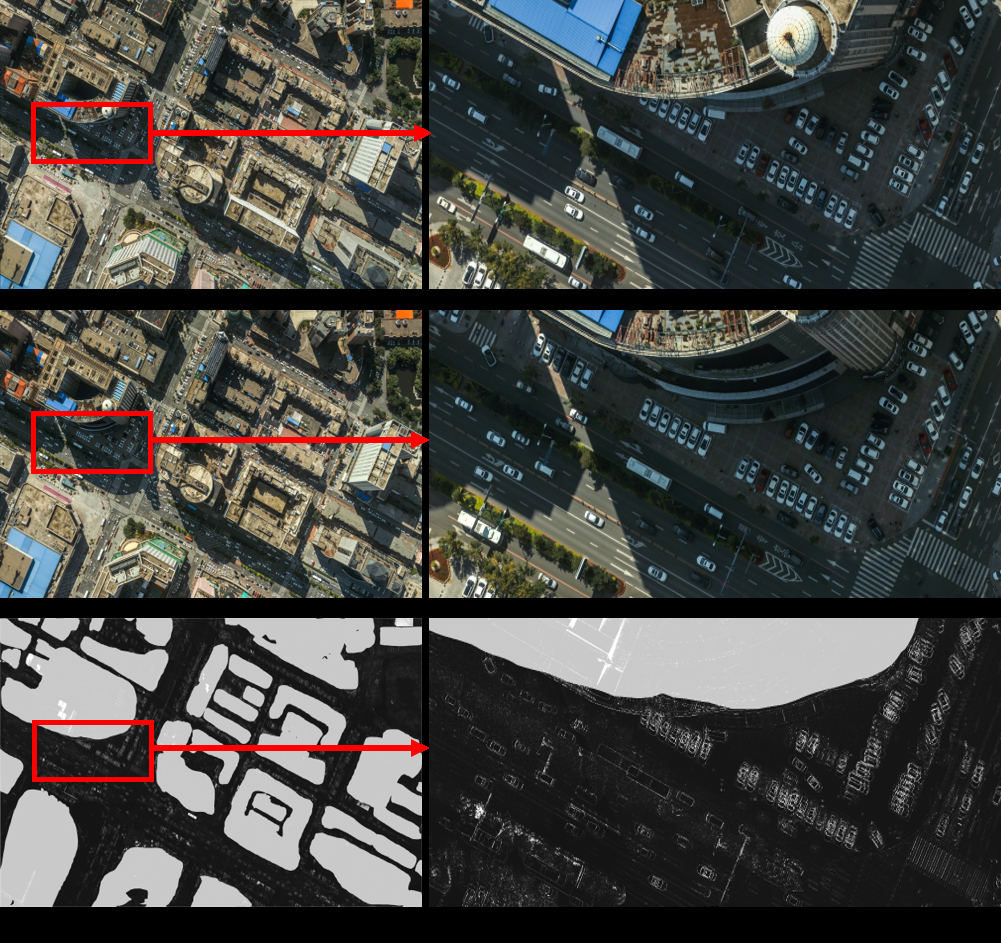
#> input picture Data/cost_map.PNG, 1001 x 943 px, given in place of DSC00720.JPG, which was not available
$ python img_trans.py   (older library calls are emulated)
#> lines starting #> are read from the running program, lines starting #| are printed output that depends on the picture
from __future__ import print_function

import argparse
import time
from collections import OrderedDict

import cv2 as cv
import numpy as np

EXPOS_COMP_CHOICES = OrderedDict()
EXPOS_COMP_CHOICES['gain_blocks'] = cv.detail.ExposureCompensator_GAIN_BLOCKS
EXPOS_COMP_CHOICES['gain'] = cv.detail.ExposureCompensator_GAIN
EXPOS_COMP_CHOICES['channel'] = cv.detail.ExposureCompensator_CHANNELS
EXPOS_COMP_CHOICES['channel_blocks'] = cv.detail.ExposureCompensator_CHANNELS_BLOCKS
EXPOS_COMP_CHOICES['no'] = cv.detail.ExposureCompensator_NO

BA_COST_CHOICES = OrderedDict()
BA_COST_CHOICES['ray'] = cv.detail_BundleAdjusterRay
BA_COST_CHOICES['reproj'] = cv.detail_BundleAdjusterReproj
BA_COST_CHOICES['affine'] = cv.detail_BundleAdjusterAffinePartial
BA_COST_CHOICES['no'] = cv.detail_NoBundleAdjuster

FEATURES_FIND_CHOICES = OrderedDict()
try:
    FEATURES_FIND_CHOICES['surf'] = cv.xfeatures2d_SURF.create
except AttributeError:
    print("SURF not available")
# if SURF not available, ORB is default
FEATURES_FIND_CHOICES['orb'] = cv.ORB.create
try:
    FEATURES_FIND_CHOICES['sift'] = cv.SIFT.create
except AttributeError:
    print("SIFT not available")
try:
    FEATURES_FIND_CHOICES['brisk'] = cv.BRISK_create
except AttributeError:
    print("BRISK not available")
try:
    FEATURES_FIND_CHOICES['akaze'] = cv.AKAZE_create
except AttributeError:
    print("AKAZE not available")

ESTIMATOR_CHOICES = OrderedDict()
ESTIMATOR_CHOICES['homography'] = cv.detail_HomographyBasedEstimator
ESTIMATOR_CHOICES['affine'] = cv.detail_AffineBasedEstimator

WARP_CHOICES = (
    'spherical',
    'plane',
    'affine',
    'cylindrical',
    'fisheye',
    'stereographic',
    'compressedPlaneA2B1',
    'compressedPlaneA1.5B1',
    'compressedPlanePortraitA2B1',
    'compressedPlanePortraitA1.5B1',
    'paniniA2B1',
    'paniniA1.5B1',
    'paniniPortraitA2B1',
    'paniniPortraitA1.5B1',
    'mercator',
    'transverseMercator',
)

WAVE_CORRECT_CHOICES = ('horiz', 'no', 'vert',)

BLEND_CHOICES = ('multiband', 'feather', 'no',)


class ImageTrans(object):

    def __init__(self, img_name):
        self.img_name = img_name

    def __call__(self):
        self.main()

    def get_matcher(self):
        try_cuda = False
        matcher_type = 'affine'
        match_conf = 0.3
        # match_conf=0.65

        range_width = -1
        if matcher_type == "affine":
            matcher = cv.detail_AffineBestOf2NearestMatcher(False, try_cuda, match_conf)
        elif range_width == -1:
            matcher = cv.detail.BestOf2NearestMatcher_create(try_cuda, match_conf)
        else:
            matcher = cv.detail.BestOf2NearestRangeMatcher_create(range_width, try_cuda, match_conf)
        return matcher

    def get_compensator(self):
        expos_comp_type = EXPOS_COMP_CHOICES['channel_blocks']
        expos_comp_nr_feeds = 1
        expos_comp_block_size = 32
        # expos_comp_nr_filtering = args.expos_comp_nr_filtering
        if expos_comp_type == cv.detail.ExposureCompensator_CHANNELS:
            compensator = cv.detail_ChannelsCompensator(expos_comp_nr_feeds)
            # compensator.setNrGainsFilteringIterations(expos_comp_nr_filtering)
        elif expos_comp_type == cv.detail.ExposureCompensator_CHANNELS_BLOCKS:
            compensator = cv.detail_BlocksChannelsCompensator(
                expos_comp_block_size, expos_comp_block_size,
                expos_comp_nr_feeds
            )
            # compensator.setNrGainsFilteringIterations(expos_comp_nr_filtering)
        else:
            compensator = cv.detail.ExposureCompensator_createDefault(expos_comp_type)
        return compensator

    def main(self):
        # mask_dir = 'mask2/'
        mask_dir = 'roadmask/'
        img_names = self.img_name

        print(img_names)
        work_megapix = 0.6
        seam_megapix = 0.1
        compose_megapix = -1
        conf_thresh = 1.0
        ba_refine_mask = 'xxxxx'

        wave_correct = 'no'
        if wave_correct == 'no':
            do_wave_correct = False
        else:
            do_wave_correct = True

        save_graph = True
        # [4 lines of commented-out code are left out]
        warp_type = 'affine'
        # blend_type = 'no'
        # blend_strength = 5
        # result_name = 'result.JPG'
        timelapse = True
        timelapse_type = cv.detail.Timelapser_AS_IS
        # [11 lines of commented-out code are left out]
        finder = FEATURES_FIND_CHOICES['sift']()
        seam_work_aspect = 1
        full_img_sizes = []
        features = []
        images = []
        is_work_scale_set = False
        is_seam_scale_set = False
        is_compose_scale_set = False
        for name in img_names:
            full_img = cv.imread(name)
            if full_img is None:
                print("Cannot read image ", name)
                exit()
            full_img_sizes.append((full_img.shape[1], full_img.shape[0]))
            if work_megapix < 0:
                img = full_img
                work_scale = 1
                is_work_scale_set = True
            else:
                if is_work_scale_set is False:
                    work_scale = min(1.0, np.sqrt(work_megapix * 1e6 / (full_img.shape[0] * full_img.shape[1])))
                    is_work_scale_set = True
                img = cv.resize(src=full_img, dsize=None, fx=work_scale, fy=work_scale,
                                interpolation=cv.INTER_LINEAR_EXACT)
            if is_seam_scale_set is False:
                seam_scale = min(1.0, np.sqrt(seam_megapix * 1e6 / (full_img.shape[0] * full_img.shape[1])))
                seam_work_aspect = seam_scale / work_scale
                is_seam_scale_set = True
            img_feat = cv.detail.computeImageFeatures2(finder, img)
            features.append(img_feat)
            img = cv.resize(src=full_img, dsize=None, fx=seam_scale, fy=seam_scale, interpolation=cv.INTER_LINEAR_EXACT)
            images.append(img)

        matcher = self.get_matcher()
        p = matcher.apply2(features)
        matcher.collectGarbage()

        if save_graph:
            with open('save_graph.txt', 'w') as fh:
                fh.write(cv.detail.matchesGraphAsString(img_names, p, conf_thresh))

        indices = cv.detail.leaveBiggestComponent(features, p, 0.3)
        img_subset = []
        img_names_subset = []
        full_img_sizes_subset = []
        for i in range(len(indices)):
            img_names_subset.append(img_names[indices[i, 0]])
            img_subset.append(images[indices[i, 0]])
            full_img_sizes_subset.append(full_img_sizes[indices[i, 0]])
        images = img_subset
        img_names = img_names_subset
        full_img_sizes = full_img_sizes_subset
        num_images = len(img_names)
        if num_images < 2:
            print("Need more images")
            exit()

        estimator = ESTIMATOR_CHOICES['affine']()
        b, cameras = estimator.apply(features, p, None)
        if not b:
            print("affine estimation failed.")
            exit()
        for cam in cameras:
            cam.R = cam.R.astype(np.float32)

        adjuster = BA_COST_CHOICES['affine']()
        adjuster.setConfThresh(1)
        refine_mask = np.zeros((3, 3), np.uint8)
        if ba_refine_mask[0] == 'x':
            refine_mask[0, 0] = 1
        if ba_refine_mask[1] == 'x':
            refine_mask[0, 1] = 1
        if ba_refine_mask[2] == 'x':
            refine_mask[0, 2] = 1
        if ba_refine_mask[3] == 'x':
            refine_mask[1, 1] = 1
        if ba_refine_mask[4] == 'x':
            refine_mask[1, 2] = 1
        adjuster.setRefinementMask(refine_mask)
        b, cameras = adjuster.apply(features, p, cameras)
        if not b:
            print("Camera parameters adjusting failed.")
            exit()
        focals = []
        for cam in cameras:
            focals.append(cam.focal)
        focals.sort()
        if len(focals) % 2 == 1:
            warped_image_scale = focals[len(focals) // 2]
        else:
            warped_image_scale = (focals[len(focals) // 2] + focals[len(focals) // 2 - 1]) / 2
        if do_wave_correct:
            rmats = []
            for cam in cameras:
                rmats.append(np.copy(cam.R))
            rmats = cv.detail.waveCorrect(rmats, cv.detail.WAVE_CORRECT_HORIZ)
            for idx, cam in enumerate(cameras):
                cam.R = rmats[idx]
        corners = []
        masks_warped = []
        images_warped = []
        sizes = []
        masks = []
        for i in range(0, num_images):
            um = cv.UMat(255 * np.ones((images[i].shape[0], images[i].shape[1]), np.uint8))
            masks.append(um)

        warper = cv.PyRotationWarper(warp_type, warped_image_scale * seam_work_aspect)  # warper could be nullptr?
        for idx in range(0, num_images):
            K = cameras[idx].K().astype(np.float32)
            swa = seam_work_aspect
            K[0, 0] *= swa
            K[0, 2] *= swa
            K[1, 1] *= swa
            K[1, 2] *= swa
            corner, image_wp = warper.warp(images[idx], K, cameras[idx].R, cv.INTER_LINEAR, cv.BORDER_REFLECT)
            corners.append(corner)
            sizes.append((image_wp.shape[1], image_wp.shape[0]))
            images_warped.append(image_wp)
            p, mask_wp = warper.warp(masks[idx], K, cameras[idx].R, cv.INTER_NEAREST, cv.BORDER_CONSTANT)
            masks_warped.append(mask_wp.get())

        # [4 lines of commented-out code are left out]

        compensator = self.get_compensator()
        compensator.feed(corners=corners, images=images_warped, masks=masks_warped)

        # seam_finder = SEAM_FIND_CHOICES['gc_color']
        # seam_finder.find(images_warped_f, corners, masks_warped)
        compose_scale = 1
        corners = []
        sizes = []
        blender = None
        timelapser = None
        timelapser_mask = None
        # https://github.com/opencv/opencv/blob/master/samples/cpp/stitching_detailed.cpp#L725 ?
        for idx, name in enumerate(img_names):
            print(f'{idx + 1}/{len(img_names)}', sep=',', end=',')
            full_img = cv.imread(name)
            full_img_mask = cv.imread(mask_dir + 'mask_' + name.split('/')[-1][:-4]+'.png')
            if not is_compose_scale_set:
                if compose_megapix > 0:
                    compose_scale = min(1.0, np.sqrt(compose_megapix * 1e6 / (full_img.shape[0] * full_img.shape[1])))
                is_compose_scale_set = True
                compose_work_aspect = compose_scale / work_scale
                warped_image_scale *= compose_work_aspect
                warper = cv.PyRotationWarper(warp_type, warped_image_scale)
                for i in range(0, len(img_names)):
                    cameras[i].focal *= compose_work_aspect
                    cameras[i].ppx *= compose_work_aspect
                    cameras[i].ppy *= compose_work_aspect
                    sz = (full_img_sizes[i][0] * compose_scale, full_img_sizes[i][1] * compose_scale)
                    K = cameras[i].K().astype(np.float32)
                    roi = warper.warpRoi(sz, K, cameras[i].R)
                    corners.append(roi[0:2])
                    sizes.append(roi[2:4])
            if abs(compose_scale - 1) > 1e-1:
                img = cv.resize(src=full_img, dsize=None, fx=compose_scale, fy=compose_scale,
                                interpolation=cv.INTER_LINEAR_EXACT)
            else:
                img = full_img
            _img_size = (img.shape[1], img.shape[0])
            K = cameras[idx].K().astype(np.float32)
            corner, image_warped = warper.warp(img, K, cameras[idx].R, cv.INTER_LINEAR, cv.BORDER_CONSTANT)
            _, image_mask_warped = warper.warp(full_img_mask, K, cameras[idx].R, cv.INTER_LINEAR, cv.BORDER_CONSTANT)
            mask = 255 * np.ones((img.shape[0], img.shape[1]), np.uint8)
            p, mask_warped = warper.warp(mask, K, cameras[idx].R, cv.INTER_NEAREST, cv.BORDER_CONSTANT)
            compensator.apply(idx, corners[idx], image_warped, mask_warped)
            image_warped_s = image_warped.astype(np.int16)
            image_mask_warped_s = image_mask_warped.astype(np.int16)

            # dilated_mask = cv.dilate(masks_warped[idx], None)
            # seam_mask = cv.resize(dilated_mask, (mask_warped.shape[1], mask_warped.shape[0]), 0, 0, cv.INTER_LINEAR_EXACT)
            # mask_warped = cv.bitwise_and(seam_mask, mask_warped)
            if blender is None and not timelapse:
                blender = cv.detail.Blender_createDefault(cv.detail.Blender_NO)
                dst_sz = cv.detail.resultRoi(corners=corners, sizes=sizes)
                blend_width = np.sqrt(dst_sz[2] * dst_sz[3]) * blend_strength / 100
                if blend_width < 1:
                    blender = cv.detail.Blender_createDefault(cv.detail.Blender_NO)
                elif blend_type == "multiband":
                    blender = cv.detail_MultiBandBlender()
                    blender.setNumBands((np.log(blend_width) / np.log(2.) - 1.).astype(np.int))
                elif blend_type == "feather":
                    blender = cv.detail_FeatherBlender()
                    blender.setSharpness(1. / blend_width)
                blender.prepare(dst_sz)
            elif timelapser is None and timelapse:
                timelapser = cv.detail.Timelapser_createDefault(timelapse_type)
                timelapser.initialize(corners, sizes)
                timelapser_mask = cv.detail.Timelapser_createDefault(timelapse_type)
                timelapser_mask.initialize(corners, sizes)
            if timelapse:
                # a = []
                ma_tones = np.ones((image_warped_s.shape[0], image_warped_s.shape[1]), np.uint8)
                timelapser.process(image_warped_s, ma_tones, corners[idx])
                timelapser_mask.process(image_mask_warped_s, ma_tones, corners[idx])
                pos_s = img_names[idx].rfind("/")
                if pos_s == -1:
                    fixed_file_name = "fixed_" + img_names[idx]
                    fixed_mask_file_name = mask_dir + "fixed_mask_" + img_names[idx]
                else:
                    fixed_file_name = img_names[idx][:pos_s + 1] + "fixed_" + img_names[idx][pos_s + 1:]
                    fixed_mask_file_name = mask_dir + "fixed_mask_" + img_names[idx][pos_s + 1:]

                cv.imwrite(fixed_file_name, timelapser.getDst())
                # a.append(np.array(cv.imread(fixed_file_name, 0)))
                cv.imwrite(fixed_mask_file_name, timelapser_mask.getDst())

        # [26 lines of commented-out code are left out]


if __name__ == '__main__':
    img_names = []
    for i in range(4):
        img_names.append('DSC0072{}.JPG'.format(i))
    tm = time.time()
    res = ImageTrans(img_names)()
#> in main, full_img is the input picture: shape (943, 1001, 3); mean B, G, R 67.4, 71.1, 70.8
#> in main, `img = cv.resize(src=full_img, dsize=None, fx=seam_scale, fy=seam_scale..`:
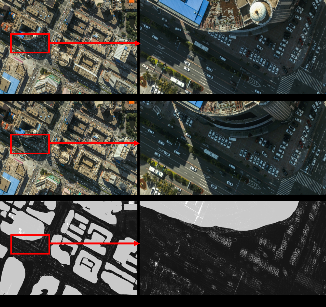
#> img: shape (307, 326, 3); mean B, G, R 67.3, 71, 70.7
#> pass 2 of the loop in main, `for name in img_names:`:
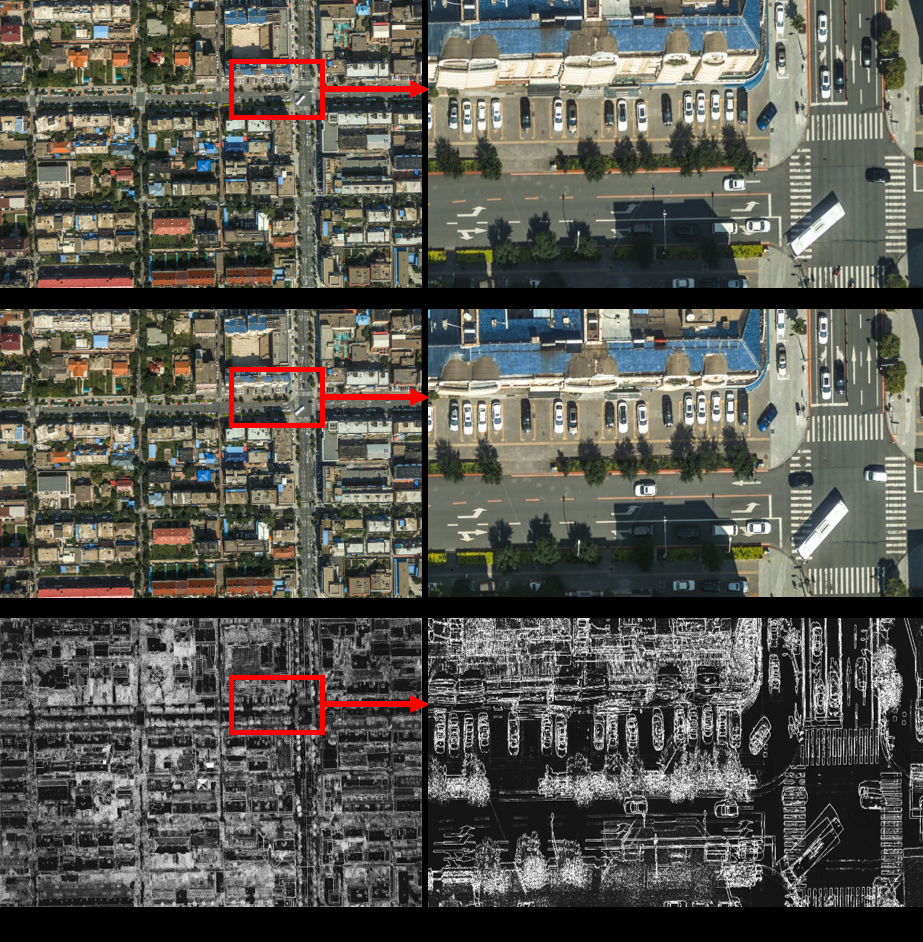
#> input picture Data/moving_object_detection.png, 923 x 942 px, given in place of DSC00721.JPG, which was not available
#> in main, full_img is the input picture: shape (942, 923, 3); mean B, G, R 82, 89, 90.1
#> in main, `img = cv.resize(src=full_img, dsize=None, fx=seam_scale, fy=seam_scale..`:
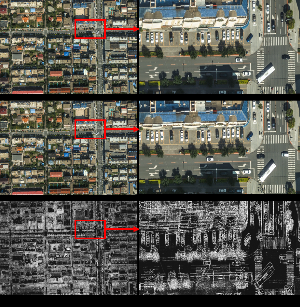
#> img: shape (307, 300, 3); mean B, G, R 82, 89.1, 90.1
#> (the program exits here)
